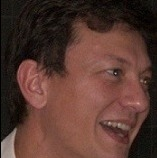
#> input picture Atividade5V/vandao.jpg, 157 x 158 px
$ python main.py
#> lines starting #> are read from the running program, lines starting #| are printed output that depends on the picture; after the words box and inside, x2 and y2 are one past the last pixel; in counts of white or black regions, pixels touching at a corner belong together
import cv2
import numpy as np
import math
import matplotlib.pyplot as plt
from matplotlib import colors
from matplotlib.ticker import PercentFormatter

class Imagem:
    def __init__(self, path, mode = None):
        self.path = path
        self.mode = mode

    def open(self):
        try:
            if(self.mode != None):
                self.imgArr = cv2.imread(self.path, self.mode)
                return self.imgArr

            self.imgArr = cv2.imread(self.path)
            return self.imgArr
        except:
            print("Erro ao abrir arquivo de imagem.")
            return None

    def getChannelInGrey(self, channel):

        #check shape

        channels = [
            lambda : self.imgArr[:,:,2], #red
            lambda : self.imgArr[:,:,1], #green
            lambda : self.imgArr[:,:,0]  #blue
        ]

        if channel >= len(channels):
            return None

        return channels[channel]()

    def getChannelInRGB(self, channel):
        #check shape

        img = self.imgArr.copy()

        if channel == 'red':
            img[:, :, 0] = 0
            img[:, :, 1] = 0
        elif channel == 'green':
            img[:, :, 0] = 0
            img[:, :, 2] = 0
        elif channel == 'blue':
            img[:, :, 1] = 0
            img[:, :, 2] = 0

        return img

    def calculateHist(self, pixels):
        histogram = np.zeros(256, dtype=int)

        for i in range(pixels.shape[0]):
            for j in range(pixels.shape[1]):
                histogram[pixels[i,j]] = histogram[pixels[i,j]] + 1

        showHistogram(histogram)

        return histogram

def showHistogram(histogram):
    plt.bar(range(0,256), histogram)
    plt.show()

def threshold(histogram, div: int):
    acumulado1 = 0
    den1 = 0
    acumulado2 = 0
    den2 = 0
    for i in range(0, len(histogram)):

        if i < div:
            acumulado1 += histogram[i] * i
            den1 +=histogram[i]
        else:
            acumulado2 += histogram[i] * i
            den2 +=histogram[i]

    mean = ((acumulado1/den1) + (acumulado2/den2) ) / 2

    if round(mean) == div:
        return div

    return threshold(histogram, round(mean))

def limiarizacao(imagem: np.array, threshold: int) -> np.array:

    lin = imagem.shape[0]
    col = imagem.shape[1]
    lim = np.zeros(shape=(lin, col))

    for i in range(0,lin):
        for j in range(0,col):
            if imagem[i,j] <= threshold:
                lim[i,j] = 0
            else:
                lim[i,j] = 1

    return lim

def main():
    Im = Imagem("vandao.jpg", mode=0)

    imagem = Im.open()
#> in open, `self.imgArr = cv2.imread(self.path, self.mode)`:
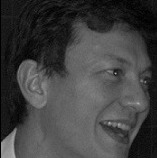
#> self.imgArr: shape (158, 157); min 0, max 177, mean 64.7

    hist = Im.calculateHist(imagem)
#> after the loop in calculateHist, `for i in range(pixels.shape[0]):`: histogram = 256 values, max 542 at index 102, min 0 at index 174, mean 96.9
#> in showHistogram, `plt.show()`:
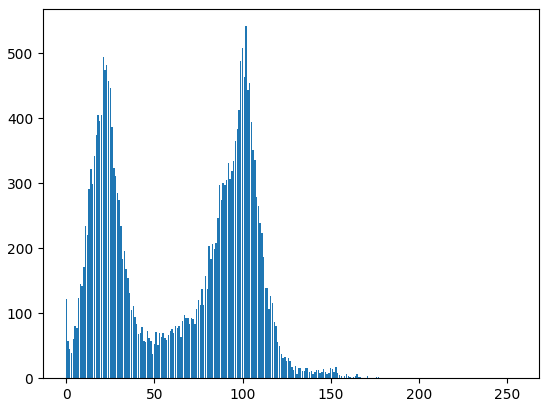
#> figure drawn by matplotlib, 1 panel; tallest bar 542 high, from x = 101.6 to 102.4
#> hist has the same summary as histogram in calculateHist
    t = threshold(hist, len(hist)/2 )
#> the loop in threshold, `for i in range(0, len(histogram)): ` made 256 passes
#> (acumulado1, den1) on passes 1 to 12: (0, 122), (57, 179), (147, 224), (264, 263), (508, 324), (908, 404), (1376, 482), (2237, 605), (3397, 750), (4675, 892), (6385, 1063), (8959, 1297)
#> acumulado1 on pass 100: 931082
#> after the loop in threshold, `for i in range(0, len(histogram)):`: acumulado1 = 1550163; acumulado2 = 53861; den1 = 24431; den2 = 375
#> in threshold, `mean = ((acumulado1/den1) + (acumulado2/den2) ) / 2`: mean = 103.5
#> the loop in threshold (call 2), `for i in range(0, len(histogram)): ` made 256 passes

    lim = limiarizacao(imagem, t)
#> after the loop in limiarizacao, `for i in range(0,lin):`:
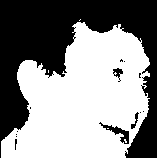
#> lim: shape (158, 157) float64; values 0 (black) and 1 (white), 55.3% white; 14 black regions (10 under 20 px), largest, box (x1, y1, x2, y2) and area: (0, 0, 157, 158) 10753, (99, 122, 129, 144) 187, (113, 68, 123, 82) 64, (131, 112, 139, 129) 47
    cv2.imshow("Imagem", lim)
    cv2.waitKey(0)

if(__name__ == "__main__"):
    main()
